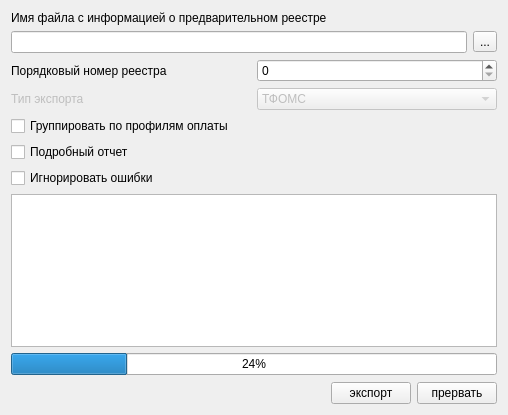
<?xml version="1.0" encoding="UTF-8"?>
<ui version="4.0">
 <class>ExportPage1</class>
 <widget class="QWidget" name="ExportPage1">
  <property name="geometry">
   <rect>
    <x>0</x>
    <y>0</y>
    <width>508</width>
    <height>415</height>
   </rect>
  </property>
  <property name="windowTitle">
   <string>Form</string>
  </property>
  <layout class="QVBoxLayout" name="verticalLayout">
   <item>
    <widget class="QLabel" name="lblServiceInfoFileName">
     <property name="text">
      <string>Имя файла с информацией о предварительном реестре</string>
     </property>
    </widget>
   </item>
   <item>
    <layout class="QHBoxLayout" name="horizontalLayout">
     <item>
      <widget class="QLineEdit" name="edtServiceInfoFileName"/>
     </item>
     <item>
      <widget class="QToolButton" name="btnSelectServiceInfoFileName">
       <property name="text">
        <string>...</string>
       </property>
      </widget>
     </item>
    </layout>
   </item>
   <item>
    <layout class="QHBoxLayout" name="horizontalLayout_5">
     <item>
      <widget class="QLabel" name="lblRegistryNumber">
       <property name="text">
        <string>Порядковый номер реестра</string>
       </property>
      </widget>
     </item>
     <item>
      <widget class="QSpinBox" name="edtRegistryNumber"/>
     </item>
    </layout>
   </item>
   <item>
    <layout class="QHBoxLayout" name="horizontalLayout_3">
     <item>
      <widget class="QLabel" name="lblExportType">
       <property name="enabled">
        <bool>false</bool>
       </property>
       <property name="text">
        <string>Тип экспорта</string>
       </property>
      </widget>
     </item>
     <item>
      <widget class="QComboBox" name="cmbExportType">
       <property name="enabled">
        <bool>false</bool>
       </property>
       <item>
        <property name="text">
         <string>ТФОМС</string>
        </property>
       </item>
       <item>
        <property name="text">
         <string>Внутритерриториальные 2012</string>
        </property>
       </item>
       <item>
        <property name="text">
         <string>Иногородние 2011.11</string>
        </property>
       </item>
      </widget>
     </item>
    </layout>
   </item>
   <item>
    <widget class="QCheckBox" name="chkGroupByService">
     <property name="text">
      <string>Группировать по профилям оплаты</string>
     </property>
    </widget>
   </item>
   <item>
    <widget class="QCheckBox" name="chkVerboseLog">
     <property name="text">
      <string>Подробный отчет</string>
     </property>
    </widget>
   </item>
   <item>
    <widget class="QCheckBox" name="chkIgnoreErrors">
     <property name="text">
      <string>Игнорировать ошибки</string>
     </property>
    </widget>
   </item>
   <item>
    <widget class="QTextBrowser" name="logBrowser"/>
   </item>
   <item>
    <widget class="CProgressBar" name="progressBar">
     <property name="value">
      <number>24</number>
     </property>
    </widget>
   </item>
   <item>
    <spacer>
     <property name="orientation">
      <enum>Qt::Vertical</enum>
     </property>
     <property name="sizeHint" stdset="0">
      <size>
       <width>20</width>
       <height>40</height>
      </size>
     </property>
    </spacer>
   </item>
   <item>
    <layout class="QHBoxLayout" name="horizontalLayout_2">
     <item>
      <spacer>
       <property name="orientation">
        <enum>Qt::Horizontal</enum>
       </property>
       <property name="sizeHint" stdset="0">
        <size>
         <width>40</width>
         <height>20</height>
        </size>
       </property>
      </spacer>
     </item>
     <item>
      <widget class="QPushButton" name="btnExport">
       <property name="text">
        <string>экспорт</string>
       </property>
      </widget>
     </item>
     <item>
      <widget class="QPushButton" name="btnCancel">
       <property name="text">
        <string>прервать</string>
       </property>
      </widget>
     </item>
    </layout>
   </item>
  </layout>
 </widget>
 <customwidgets>
  <customwidget>
   <class>CProgressBar</class>
   <extends>QProgressBar</extends>
   <header>library/ProgressBar.h</header>
  </customwidget>
 </customwidgets>
 <resources/>
 <connections/>
</ui>
